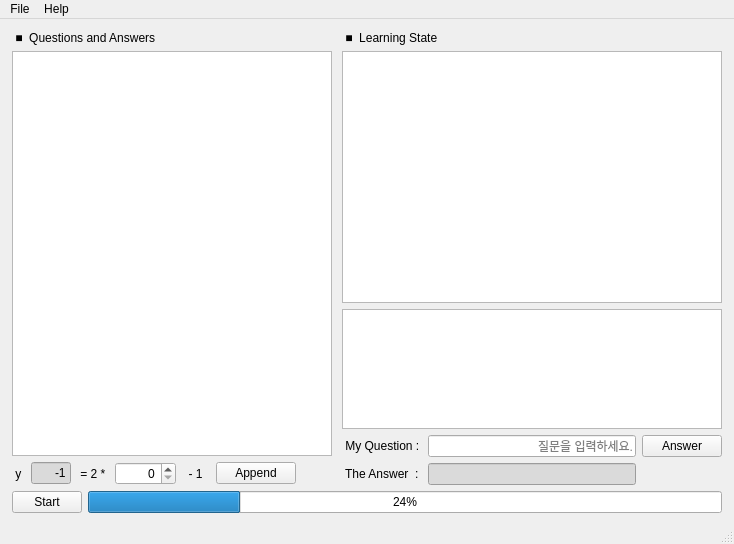
<?xml version="1.0" encoding="UTF-8"?>
<ui version="4.0">
 <class>MainWindow</class>
 <widget class="QMainWindow" name="MainWindow">
  <property name="geometry">
   <rect>
    <x>0</x>
    <y>0</y>
    <width>734</width>
    <height>544</height>
   </rect>
  </property>
  <property name="minimumSize">
   <size>
    <width>650</width>
    <height>544</height>
   </size>
  </property>
  <property name="maximumSize">
   <size>
    <width>16777215</width>
    <height>544</height>
   </size>
  </property>
  <property name="windowTitle">
   <string>MainWindow</string>
  </property>
  <property name="windowIcon">
   <iconset resource="my_qt.qrc">
    <normaloff>:/newPrefix/window_icon_01.png</normaloff>:/newPrefix/window_icon_01.png</iconset>
  </property>
  <widget class="QWidget" name="centralwidget">
   <layout class="QFormLayout" name="formLayout">
    <property name="leftMargin">
     <number>12</number>
    </property>
    <property name="topMargin">
     <number>12</number>
    </property>
    <property name="rightMargin">
     <number>12</number>
    </property>
    <item row="0" column="0">
     <layout class="QVBoxLayout" name="verticalLayout_3">
      <property name="sizeConstraint">
       <enum>QLayout::SetDefaultConstraint</enum>
      </property>
      <item>
       <layout class="QVBoxLayout" name="verticalLayout_2">
        <item>
         <widget class="QLabel" name="label_5">
          <property name="text">
           <string> ■  Questions and Answers</string>
          </property>
         </widget>
        </item>
        <item>
         <widget class="QTableView" name="datasetTableView">
          <property name="minimumSize">
           <size>
            <width>0</width>
            <height>400</height>
           </size>
          </property>
          <property name="maximumSize">
           <size>
            <width>320</width>
            <height>16777215</height>
           </size>
          </property>
         </widget>
        </item>
       </layout>
      </item>
      <item>
       <layout class="QHBoxLayout" name="horizontalLayout_3">
        <item>
         <widget class="QLabel" name="label">
          <property name="text">
           <string> y </string>
          </property>
         </widget>
        </item>
        <item>
         <widget class="QLineEdit" name="y">
          <property name="maximumSize">
           <size>
            <width>40</width>
            <height>16777215</height>
           </size>
          </property>
          <property name="toolTip">
           <string>정답</string>
          </property>
          <property name="styleSheet">
           <string notr="true">background-color: rgb(218, 218, 218);</string>
          </property>
          <property name="inputMethodHints">
           <set>Qt::ImhFormattedNumbersOnly</set>
          </property>
          <property name="text">
           <string>-1</string>
          </property>
          <property name="maxLength">
           <number>30</number>
          </property>
          <property name="alignment">
           <set>Qt::AlignRight|Qt::AlignTrailing|Qt::AlignVCenter</set>
          </property>
          <property name="readOnly">
           <bool>true</bool>
          </property>
         </widget>
        </item>
        <item>
         <widget class="QLabel" name="label_2">
          <property name="text">
           <string> = 2 * </string>
          </property>
         </widget>
        </item>
        <item>
         <widget class="QSpinBox" name="x">
          <property name="toolTip">
           <string>질문</string>
          </property>
          <property name="alignment">
           <set>Qt::AlignRight|Qt::AlignTrailing|Qt::AlignVCenter</set>
          </property>
          <property name="maximum">
           <number>10000</number>
          </property>
         </widget>
        </item>
        <item>
         <widget class="QLabel" name="label_3">
          <property name="text">
           <string>  - 1  </string>
          </property>
         </widget>
        </item>
        <item>
         <widget class="QPushButton" name="append">
          <property name="toolTip">
           <string>훈련 데이터넷에 질문과 정답을 추가합니다.</string>
          </property>
          <property name="text">
           <string>Append</string>
          </property>
         </widget>
        </item>
        <item>
         <spacer name="horizontalSpacer_2">
          <property name="orientation">
           <enum>Qt::Horizontal</enum>
          </property>
          <property name="sizeHint" stdset="0">
           <size>
            <width>40</width>
            <height>20</height>
           </size>
          </property>
         </spacer>
        </item>
       </layout>
      </item>
     </layout>
    </item>
    <item row="0" column="1">
     <layout class="QVBoxLayout" name="verticalLayout">
      <item>
       <widget class="QLabel" name="label_4">
        <property name="text">
         <string> ■  Learning State</string>
        </property>
       </widget>
      </item>
      <item>
       <widget class="QTableView" name="learnTableView"/>
      </item>
      <item>
       <widget class="QTextEdit" name="learnState">
        <property name="maximumSize">
         <size>
          <width>16777215</width>
          <height>120</height>
         </size>
        </property>
        <property name="styleSheet">
         <string notr="true"/>
        </property>
        <property name="autoFormatting">
         <set>QTextEdit::AutoNone</set>
        </property>
        <property name="readOnly">
         <bool>true</bool>
        </property>
       </widget>
      </item>
      <item>
       <layout class="QGridLayout" name="gridLayout">
        <item row="0" column="0">
         <widget class="QLabel" name="label_6">
          <property name="minimumSize">
           <size>
            <width>80</width>
            <height>0</height>
           </size>
          </property>
          <property name="text">
           <string> My Question :</string>
          </property>
         </widget>
        </item>
        <item row="0" column="1">
         <widget class="QLineEdit" name="myQuestion">
          <property name="toolTip">
           <string>질문 입력후에, 정답 버튼을 클릭하세요.</string>
          </property>
          <property name="styleSheet">
           <string notr="true"/>
          </property>
          <property name="inputMethodHints">
           <set>Qt::ImhFormattedNumbersOnly</set>
          </property>
          <property name="alignment">
           <set>Qt::AlignRight|Qt::AlignTrailing|Qt::AlignVCenter</set>
          </property>
          <property name="placeholderText">
           <string>질문을 입력하세요.</string>
          </property>
         </widget>
        </item>
        <item row="0" column="2">
         <widget class="QPushButton" name="answer">
          <property name="toolTip">
           <string>질문에 대한 정답을 알려드립니다.</string>
          </property>
          <property name="text">
           <string>Answer</string>
          </property>
         </widget>
        </item>
        <item row="1" column="0">
         <widget class="QLabel" name="label_7">
          <property name="minimumSize">
           <size>
            <width>80</width>
            <height>0</height>
           </size>
          </property>
          <property name="text">
           <string> The Answer  :</string>
          </property>
         </widget>
        </item>
        <item row="1" column="1">
         <widget class="QLineEdit" name="theAnswer">
          <property name="styleSheet">
           <string notr="true">background-color: rgb(218, 218, 218);</string>
          </property>
          <property name="alignment">
           <set>Qt::AlignRight|Qt::AlignTrailing|Qt::AlignVCenter</set>
          </property>
          <property name="readOnly">
           <bool>true</bool>
          </property>
         </widget>
        </item>
       </layout>
      </item>
     </layout>
    </item>
    <item row="1" column="0" colspan="2">
     <layout class="QHBoxLayout" name="horizontalLayout">
      <item>
       <widget class="QPushButton" name="start">
        <property name="maximumSize">
         <size>
          <width>70</width>
          <height>16777215</height>
         </size>
        </property>
        <property name="toolTip">
         <string>학습을 진행합니다.</string>
        </property>
        <property name="text">
         <string>Start</string>
        </property>
       </widget>
      </item>
      <item>
       <widget class="QProgressBar" name="progressBar">
        <property name="minimumSize">
         <size>
          <width>0</width>
          <height>0</height>
         </size>
        </property>
        <property name="value">
         <number>24</number>
        </property>
       </widget>
      </item>
     </layout>
    </item>
   </layout>
  </widget>
  <widget class="QMenuBar" name="menubar">
   <property name="geometry">
    <rect>
     <x>0</x>
     <y>0</y>
     <width>734</width>
     <height>21</height>
    </rect>
   </property>
   <widget class="QMenu" name="menuFile">
    <property name="title">
     <string>File</string>
    </property>
    <addaction name="actionOpen"/>
    <addaction name="separator"/>
    <addaction name="actionExit"/>
   </widget>
   <widget class="QMenu" name="menuHelp">
    <property name="title">
     <string>Help</string>
    </property>
    <addaction name="actionAbout"/>
   </widget>
   <addaction name="menuFile"/>
   <addaction name="menuHelp"/>
  </widget>
  <widget class="QStatusBar" name="statusbar"/>
  <action name="actionOpen">
   <property name="text">
    <string>Open</string>
   </property>
   <property name="shortcut">
    <string>Ctrl+O</string>
   </property>
  </action>
  <action name="actionExit">
   <property name="text">
    <string>Exit</string>
   </property>
   <property name="shortcut">
    <string>Ctrl+X</string>
   </property>
  </action>
  <action name="actionAbout">
   <property name="text">
    <string>About</string>
   </property>
  </action>
 </widget>
 <resources>
  <include location="my_qt.qrc"/>
 </resources>
 <connections/>
</ui>
